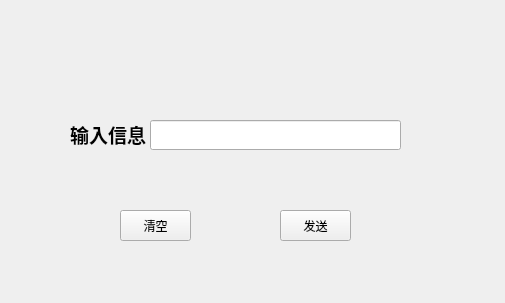
<?xml version="1.0" encoding="UTF-8"?>
<ui version="4.0">
 <class>chat</class>
 <widget class="QWidget" name="chat">
  <property name="geometry">
   <rect>
    <x>0</x>
    <y>0</y>
    <width>505</width>
    <height>303</height>
   </rect>
  </property>
  <property name="minimumSize">
   <size>
    <width>0</width>
    <height>30</height>
   </size>
  </property>
  <property name="windowTitle">
   <string>Form</string>
  </property>
  <widget class="QPushButton" name="pushButton">
   <property name="geometry">
    <rect>
     <x>280</x>
     <y>210</y>
     <width>71</width>
     <height>31</height>
    </rect>
   </property>
   <property name="text">
    <string>发送</string>
   </property>
  </widget>
  <widget class="QPushButton" name="pushButton_2">
   <property name="geometry">
    <rect>
     <x>120</x>
     <y>210</y>
     <width>71</width>
     <height>31</height>
    </rect>
   </property>
   <property name="text">
    <string>清空</string>
   </property>
  </widget>
  <widget class="QWidget" name="">
   <property name="geometry">
    <rect>
     <x>70</x>
     <y>110</y>
     <width>331</width>
     <height>51</height>
    </rect>
   </property>
   <layout class="QHBoxLayout" name="horizontalLayout">
    <property name="spacing">
     <number>4</number>
    </property>
    <property name="bottomMargin">
     <number>0</number>
    </property>
    <item>
     <widget class="QLabel" name="label">
      <property name="maximumSize">
       <size>
        <width>16777215</width>
        <height>30</height>
       </size>
      </property>
      <property name="text">
       <string>&lt;html&gt;&lt;head/&gt;&lt;body&gt;&lt;p align=&quot;center&quot;&gt;&lt;span style=&quot; font-size:14pt; font-weight:700;&quot;&gt;输入信息&lt;/span&gt;&lt;/p&gt;&lt;/body&gt;&lt;/html&gt;</string>
      </property>
     </widget>
    </item>
    <item>
     <widget class="QLineEdit" name="lineEdit">
      <property name="minimumSize">
       <size>
        <width>0</width>
        <height>30</height>
       </size>
      </property>
      <property name="maximumSize">
       <size>
        <width>270</width>
        <height>30</height>
       </size>
      </property>
     </widget>
    </item>
   </layout>
  </widget>
 </widget>
 <resources/>
 <connections/>
</ui>
